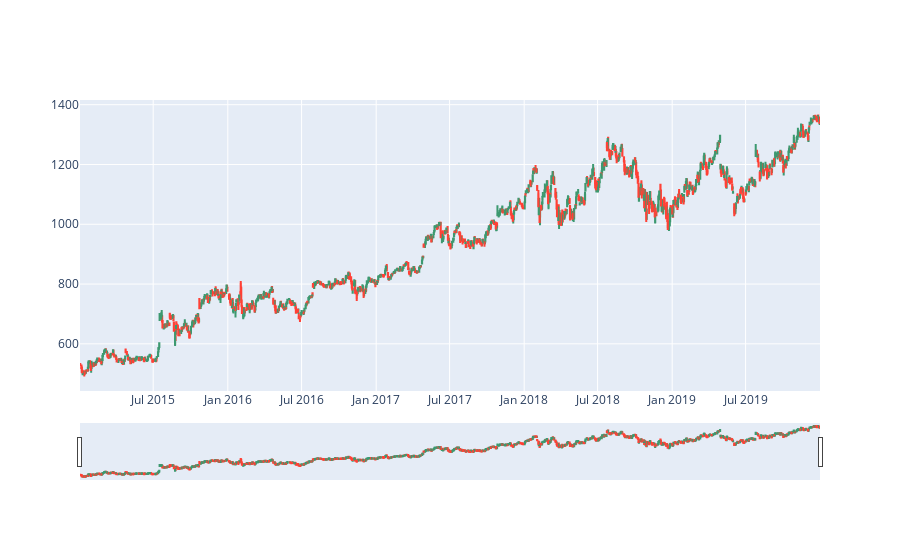

Notebook code cell kept with this figure:
### Code cell
googl_stock_df = pd.read_csv('data/googl_stock_data.csv')

#googl_stock_df.head()

chart = candlestick(googl_stock_df)
chart.show()
chart.write_image('data/googl_stock_candlestick.jpeg')

### Figure 1 — Plotly figure (JSON) as saved in the notebook; plotly's stock layout.template omitted (floating-point values rounded to 4 significant figures; data arrays with more than 128 entries replaced by an {"elided": "..."} marker saying what was removed)
{"data": [{"close": {"elided": "1258 float values"}, "high": {"elided": "1258 float values"}, "low": {"elided": "1258 float values"}, "open": {"elided": "1258 float values"}, "type": "candlestick", "x": {"elided": "1258 str values"}}], "layout": {}}
